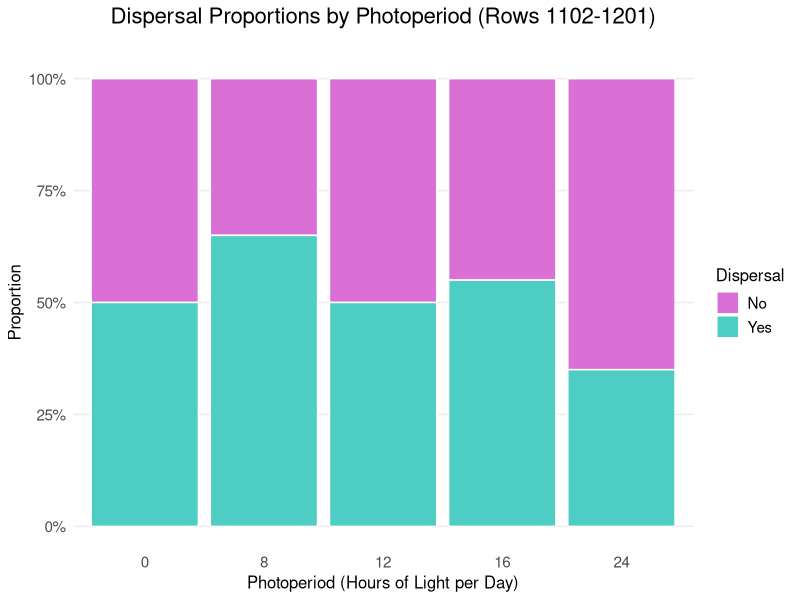

Generate this figure with R: (Note: this script raises an error after producing the figure.)
## ---- chunk 1

library(tidyverse) 
library(dplyr)
library(ggplot2)
library(forcats)
## ---- chunk 2
bigdata <- read.csv("tanaka_photoperiod_experiment_summer_2024 .csv", 
                    strip.white = TRUE, 
                    check.names = TRUE)
## ---- chunk 3
names(bigdata)

researchdata <- data.frame(
  id.number = bigdata$id.number,
  beetle.number = bigdata$beetle.number,
  replicate = bigdata$replicate,
  day.of.experiment = bigdata$day.of.experiment,
  photoperiod = bigdata$photoperiod,
  light.status = bigdata$light.status,
  dispersal = bigdata$dispersal,
  burial = bigdata$burial,
  perched.on.stick.in.water = bigdata$perched.on.stick.in.water,
  perched.on.stick.out.of.water = bigdata$perched.on.stick.out.of.water
)

researchdata$photoperiod <- as.factor(researchdata$photoperiod)

researchdata$light.status <- as.factor(researchdata$light.status)
researchdata$light.status <- fct_recode(researchdata$light.status, 
                                   "On" = "1", 
                                   "Off" = "0")

researchdata$dispersal <- as.factor(researchdata$dispersal)
researchdata$dispersal <- fct_recode(researchdata$dispersal, 
                                   "Yes" = "1", 
                                   "No" = "0")

researchdata$burial <- as.factor(researchdata$burial)
researchdata$burial <- fct_recode(researchdata$burial, 
                                   "Yes" = "1", 
                                   "No" = "0")

researchdata$perched.on.stick.in.water <- as.factor(researchdata$perched.on.stick.in.water)
researchdata$perched.on.stick.in.water <- fct_recode(researchdata$perched.on.stick.in.water, 
                                   "Yes" = "1", 
                                   "No" = "0")

researchdata$perched.on.stick.out.of.water <- as.factor(researchdata$perched.on.stick.out.of.water)
researchdata$perched.on.stick.out.of.water <- fct_recode(researchdata$perched.on.stick.out.of.water, 
                                   "Yes" = "1", 
                                   "No" = "0")

## ---- chunk 4
str(researchdata)
## ---- chunk 5
summary(researchdata)
## ---- chunk 6
# Dispersal Mosaic - Filtered for rows 1102 to 1201
# Filter data for specified rows and remove NA values
filtered_data <- researchdata[1101:1201, ] %>%
  filter(!is.na(photoperiod) & !is.na(dispersal))

# CHI-SQUARE TEST AND ASSUMPTIONS CHECKING

# 1. Check data structure and create contingency table
contingency_table <- table(filtered_data$photoperiod, filtered_data$dispersal)
print("Contingency Table:")
print(contingency_table)

# 2. Check sample size assumption (n >= 30)
total_n <- sum(contingency_table)
cat("\nTotal sample size:", total_n)
if(total_n >= 30) {
  cat(" ✓ Sample size assumption met (n >= 30)\n")
} else {
  cat(" ✗ Sample size assumption NOT met (n < 30)\n")
}

# 3. Check independence assumption
cat("\nIndependence Assumption:")
cat("\n- Observations should be independent")
cat("\n- Each subject should contribute to only one cell")
cat("\n- Random sampling should be used")
cat("\n✓ Assumed met based on experimental design\n")

# 4. Check expected frequency assumption (all expected frequencies >= 5)
expected_freq <- chisq.test(contingency_table)$expected
print("\nExpected Frequencies:")
print(round(expected_freq, 2))

min_expected <- min(expected_freq)
cat("\nMinimum expected frequency:", round(min_expected, 2))
if(min_expected >= 5) {
  cat(" ✓ Expected frequency assumption met (all cells >= 5)\n")
} else {
  cat(" ✗ Expected frequency assumption NOT met (some cells < 5)\n")
  cat("Consider using Fisher's Exact Test instead\n")
}

# 5. Check for cells with expected frequency < 1
cells_less_than_1 <- sum(expected_freq < 1)
cat("Cells with expected frequency < 1:", cells_less_than_1)
if(cells_less_than_1 == 0) {
  cat(" ✓ No cells with expected frequency < 1\n")
} else {
  cat(" ✗ Some cells have expected frequency < 1\n")
}

# 6. Perform Chi-square test
chi_test <- chisq.test(contingency_table)
print("\nChi-square Test Results:")
print(chi_test)

# 7. Calculate effect size (Cramér's V)
cramers_v <- sqrt(chi_test$statistic / (total_n * (min(dim(contingency_table)) - 1)))
cat("\nCramér's V (effect size):", round(cramers_v, 3))
if(cramers_v < 0.1) {
  cat(" (negligible effect)")
} else if(cramers_v < 0.3) {
  cat(" (small effect)")
} else if(cramers_v < 0.5) {
  cat(" (medium effect)")
} else {
  cat(" (large effect)")
}

# 8. Alternative tests if assumptions are violated
if(min_expected < 5 || cells_less_than_1 > 0) {
  cat("\n\nAlternative Test (Fisher's Exact Test):")
  if(nrow(contingency_table) == 2 && ncol(contingency_table) == 2) {
    fisher_test <- fisher.test(contingency_table)
    print(fisher_test)
  } else {
    cat("\nFisher's Exact Test not available for tables larger than 2x2")
    cat("\nConsider Monte Carlo simulation or combining categories")
  }
}

# 9. Summary of results
cat("\nChi-square statistic:", round(chi_test$statistic, 3))
cat("\np-value:", round(chi_test$p.value, 4))
if(chi_test$p.value < 0.05) {
  cat("\n✓ Significant association between photoperiod and dispersal (p < 0.05)")
} else {
  cat("\n✗ No significant association between photoperiod and dispersal (p >= 0.05)")
}
cat("\nEffect size (Cramér's V):", round(cramers_v, 3))

# Create summary data for plotting
mosaic_data <- filtered_data %>%
  group_by(photoperiod, dispersal) %>%
  summarise(count = n(), .groups = 'drop') %>%
  group_by(photoperiod) %>%
  mutate(prop = count / sum(count),
         total = sum(count))

ggplot(mosaic_data, aes(x = factor(photoperiod), y = prop, fill = factor(dispersal))) +
  geom_col(position = "stack", color = "white", size = 0.5) +
  labs(
    title = "Dispersal Proportions by Photoperiod (Rows 1102-1201)",
    x = "Photoperiod (Hours of Light per Day)",
    y = "Proportion",
    fill = "Dispersal"
  ) +
  theme_minimal() +
  theme(
    plot.title = element_text(size = 16, hjust = 0.5, margin = margin(b = 20)),
    axis.title = element_text(size = 12),
    axis.text = element_text(size = 11),
    legend.title = element_text(size = 12),
    legend.text = element_text(size = 11),
    panel.grid.major.x = element_blank(),
    panel.grid.minor = element_blank(),
    plot.background = element_rect(fill = "white", color = NA),
    panel.background = element_rect(fill = "white", color = NA)
  ) +
  scale_fill_manual(values = c("No" = "orchid", "Yes" = "#4ECDC4")) +
  scale_y_continuous(labels = scales::percent_format())
## ---- chunk 7
# Load required libraries
library(survival)
library(survminer)

# Create survival object using researchdata
researchdata$dispersal_numeric <- ifelse(researchdata$dispersal == "Yes", 1, 0)

# Adjust the Event column:
# - 1 = dispersed
# - 0 = censored (death or no event)
researchdata$AdjustedEvent <- ifelse(researchdata$dispersal == "Yes", 1, 0)

# Set 12-hour photoperiod as the reference level
researchdata$photoperiod <- relevel(researchdata$photoperiod, ref = "12")

# Check the structure again
table(researchdata$AdjustedEvent, researchdata$photoperiod)

# Create the survival object
surv_obj <- Surv(time = researchdata$day.of.experiment, event = researchdata$AdjustedEvent)

#Check for assumptions !!!!!
res.cox1 <- coxph(surv_obj ~ photoperiod, data = researchdata)
res.cox1
res.zph1 <- cox.zph(res.cox1)

# Fit Cox Proportional Hazards Model
cox_model <- coxph(surv_obj ~ photoperiod, data = researchdata)

# View summary of the model
cox_model

# Create survival object
surv_obj <- Surv(time = researchdata$day.of.experiment, 
                 event = researchdata$dispersal_numeric)

# Fit survival curves by photoperiod
surv_fit <- survfit(surv_obj ~ photoperiod, data = researchdata)

# Create the plot
ggsurvplot(
  surv_fit,
  data = researchdata,
  conf.int = TRUE,            # Add confidence intervals
  xlab = "Days",              # X-axis label
  ylab = "Proportion Not Dispersed",  # Y-axis label
  palette = "jco",            # Use a predefined color palette
  font.x = 14,                # Increase X-axis font size
  font.y = 14,                # Increase Y-axis font size
  font.tickslab = 12,         # Increase tick label font size
  legend.title = "Photoperiod (Hours)",  # Add legend title
  ggtheme = theme_minimal(base_size = 8)  # Apply theme directly
)
## ---- chunk 8
#Check for assumptions !!!!!
res.cox1 <- coxph(surv_obj ~ photoperiod, data = researchdata)
res.cox1
res.zph1 <- cox.zph(res.cox1)
res.zph1
## ---- chunk 9

# Filter data to only include Day 3
day3_data <- researchdata %>%
  filter(day.of.experiment == 3)

# Create summary data for mosaic plot
mosaic_data <- day3_data %>%
  group_by(photoperiod, burial) %>%
  summarise(count = n(), .groups = 'drop') %>%
  group_by(photoperiod) %>%
  mutate(prop = count / sum(count),
         total = sum(count))

# Plot
ggplot(mosaic_data, aes(x = factor(photoperiod), y = prop, fill = factor(burial))) +
  geom_col(position = "stack", color = "white", size = 0.5) +
  labs(
    title = "Burial Proportions by Photoperiod on Day 3",
    x = "Photoperiod (Hours of Light per Day)",
    y = "Proportion",
    fill = "Burial"
  ) +
  theme_minimal() +
  theme(
    plot.title = element_text(size = 16, hjust = 0.5, margin = margin(b = 20)),
    axis.title = element_text(size = 12),
    axis.text = element_text(size = 11),
    legend.title = element_text(size = 12),
    legend.text = element_text(size = 11),
    panel.grid.major.x = element_blank(),
    panel.grid.minor = element_blank(),
    plot.background = element_rect(fill = "white", color = NA),
    panel.background = element_rect(fill = "white", color = NA)
  ) +
  scale_fill_manual(values = c("No" = "orchid", "Yes" = "#4ECDC4")) +
  scale_y_continuous(labels = scales::percent_format())

# CHI-SQUARE TEST AND ASSUMPTIONS CHECKING FOR BURIAL ON DAY 3

# 1. Check data structure and create contingency table
contingency_table <- table(day3_data$photoperiod, day3_data$burial)
print("Contingency Table:")
print(contingency_table)

# 2. Check sample size assumption (n >= 30)
total_n <- sum(contingency_table)
cat("\nTotal sample size:", total_n)
if(total_n >= 30) {
  cat(" ✓ Sample size assumption met (n >= 30)\n")
} else {
  cat(" ✗ Sample size assumption NOT met (n < 30)\n")
}

# 3. Check independence assumption
cat("\nIndependence Assumption:")
cat("\n- Observations should be independent")
cat("\n- Each subject should contribute to only one cell")
cat("\n- Random sampling should be used")
cat("\n✓ Assumed met based on experimental design\n")

# 4. Check expected frequency assumption (all expected frequencies >= 5)
expected_freq <- chisq.test(contingency_table)$expected
print("\nExpected Frequencies:")
print(round(expected_freq, 2))

min_expected <- min(expected_freq)
cat("\nMinimum expected frequency:", round(min_expected, 2))
if(min_expected >= 5) {
  cat(" ✓ Expected frequency assumption met (all cells >= 5)\n")
} else {
  cat(" ✗ Expected frequency assumption NOT met (some cells < 5)\n")
  cat("Consider using Fisher's Exact Test instead\n")
}

# 5. Check for cells with expected frequency < 1
cells_less_than_1 <- sum(expected_freq < 1)
cat("Cells with expected frequency < 1:", cells_less_than_1)
if(cells_less_than_1 == 0) {
  cat(" ✓ No cells with expected frequency < 1\n")
} else {
  cat(" ✗ Some cells have expected frequency < 1\n")
}

# 6. Perform Chi-square test
chi_test <- chisq.test(contingency_table)
print("\nChi-square Test Results:")
print(chi_test)

# 7. Calculate effect size (Cramér's V)
cramers_v <- sqrt(chi_test$statistic / (total_n * (min(dim(contingency_table)) - 1)))
cat("\nCramér's V (effect size):", round(cramers_v, 3))
if(cramers_v < 0.1) {
  cat(" (negligible effect)")
} else if(cramers_v < 0.3) {
  cat(" (small effect)")
} else if(cramers_v < 0.5) {
  cat(" (medium effect)")
} else {
  cat(" (large effect)")
}

# 8. Alternative tests if assumptions are violated
if(min_expected < 5 || cells_less_than_1 > 0) {
  cat("\n\nAlternative Test (Fisher's Exact Test):")
  if(nrow(contingency_table) == 2 && ncol(contingency_table) == 2) {
    fisher_test <- fisher.test(contingency_table)
    print(fisher_test)
  } else {
    cat("\nFisher's Exact Test not available for tables larger than 2x2")
    cat("\nConsider Monte Carlo simulation or combining categories")
  }
}

# 9. Summary of results
cat("\nChi-square statistic:", round(chi_test$statistic, 3))
cat("\np-value:", round(chi_test$p.value, 4))
if(chi_test$p.value < 0.05) {
  cat("\n✓ Significant association between photoperiod and burial (p < 0.05)")
} else {
  cat("\n✗ No significant association between photoperiod and burial (p >= 0.05)")
}
cat("\nEffect size (Cramér's V):", round(cramers_v, 3))

## ---- chunk 10

# Perched on the stick in water Mosiac
# Filter data to only include Day 3
day3_data <- researchdata %>%
  filter(day.of.experiment == 3)

# Create summary data for mosaic plot
mosaic_data <- day3_data %>%
  group_by(photoperiod, perched.on.stick.in.water) %>%
  summarise(count = n(), .groups = 'drop') %>%
  group_by(photoperiod) %>%
  mutate(prop = count / sum(count),
         total = sum(count))

ggplot(mosaic_data, aes(x = factor(photoperiod), y = prop, fill = factor(perched.on.stick.in.water))) +
  geom_col(position = "stack", color = "white", size = 0.5) +
  labs(
    title = "Perched on the Stick in Water Proportions by Photoperiod on Day 3",
    x = "Photoperiod (Hours of Light per Day)",
    y = "Proportion",
    fill = "Perched on the Stick in Water"
  ) +
  theme_minimal() +
  theme(
    plot.title = element_text(size = 16, hjust = 0.5, margin = margin(b = 20)),
    axis.title = element_text(size = 12),
    axis.text = element_text(size = 11),
    legend.title = element_text(size = 12),
    legend.text = element_text(size = 11),
    panel.grid.major.x = element_blank(),
    panel.grid.minor = element_blank(),
    plot.background = element_rect(fill = "white", color = NA),
    panel.background = element_rect(fill = "white", color = NA)
  ) +
  scale_fill_manual(values = c("No" = "orchid", "Yes" = "#4ECDC4")) +
  scale_y_continuous(labels = scales::percent_format())

# CHI-SQUARE TEST AND ASSUMPTIONS CHECKING FOR BURIAL ON DAY 3

# 1. Check data structure and create contingency table
contingency_table <- table(day3_data$photoperiod, day3_data$perched.on.stick.in.water)
print("Contingency Table:")
print(contingency_table)

# 2. Check sample size assumption (n >= 30)
total_n <- sum(contingency_table)
cat("\nTotal sample size:", total_n)
if(total_n >= 30) {
  cat(" ✓ Sample size assumption met (n >= 30)\n")
} else {
  cat(" ✗ Sample size assumption NOT met (n < 30)\n")
}

# 3. Check independence assumption
cat("\nIndependence Assumption:")
cat("\n- Observations should be independent")
cat("\n- Each subject should contribute to only one cell")
cat("\n- Random sampling should be used")
cat("\n✓ Assumed met based on experimental design\n")

# 4. Check expected frequency assumption (all expected frequencies >= 5)
expected_freq <- chisq.test(contingency_table)$expected
print("\nExpected Frequencies:")
print(round(expected_freq, 2))

min_expected <- min(expected_freq)
cat("\nMinimum expected frequency:", round(min_expected, 2))
if(min_expected >= 5) {
  cat(" ✓ Expected frequency assumption met (all cells >= 5)\n")
} else {
  cat(" ✗ Expected frequency assumption NOT met (some cells < 5)\n")
  cat("Consider using Fisher's Exact Test instead\n")
}

# 5. Check for cells with expected frequency < 1
cells_less_than_1 <- sum(expected_freq < 1)
cat("Cells with expected frequency < 1:", cells_less_than_1)
if(cells_less_than_1 == 0) {
  cat(" ✓ No cells with expected frequency < 1\n")
} else {
  cat(" ✗ Some cells have expected frequency < 1\n")
}

# 6. Perform Chi-square test
chi_test <- chisq.test(contingency_table)
print("\nChi-square Test Results:")
print(chi_test)

# 7. Calculate effect size (Cramér's V)
cramers_v <- sqrt(chi_test$statistic / (total_n * (min(dim(contingency_table)) - 1)))
cat("\nCramér's V (effect size):", round(cramers_v, 3))
if(cramers_v < 0.1) {
  cat(" (negligible effect)")
} else if(cramers_v < 0.3) {
  cat(" (small effect)")
} else if(cramers_v < 0.5) {
  cat(" (medium effect)")
} else {
  cat(" (large effect)")
}

# 8. Alternative tests if assumptions are violated
if(min_expected < 5 || cells_less_than_1 > 0) {
  cat("\n\nAlternative Test (Fisher's Exact Test):")
  if(nrow(contingency_table) == 2 && ncol(contingency_table) == 2) {
    fisher_test <- fisher.test(contingency_table)
    print(fisher_test)
  } else {
    cat("\nFisher's Exact Test not available for tables larger than 2x2")
    cat("\nConsider Monte Carlo simulation or combining categories")
  }
}

# 9. Summary of results
cat("\nChi-square statistic:", round(chi_test$statistic, 3))
cat("\np-value:", round(chi_test$p.value, 4))
if(chi_test$p.value < 0.05) {
  cat("\n✓ Significant association between photoperiod and perched on stick in water (p < 0.05)")
} else {
  cat("\n✗ No significant association between photoperiod and perched on stick in water (p >= 0.05)")
}
cat("\nEffect size (Cramér's V):", round(cramers_v, 3))


## ---- chunk 11

# Perched on the Stick out of Water Mosiac
# Filter data to only include Day 3
day3_data <- researchdata %>%
  filter(day.of.experiment == 3)

# Create summary data for mosaic plot
mosaic_data <- day3_data %>%
  group_by(photoperiod, perched.on.stick.out.of.water) %>%
  summarise(count = n(), .groups = 'drop') %>%
  group_by(photoperiod) %>%
  mutate(prop = count / sum(count),
         total = sum(count))

ggplot(mosaic_data, aes(x = factor(photoperiod), y = prop, fill = factor(perched.on.stick.out.of.water))) +
  geom_col(position = "stack", color = "white", size = 0.5) +
  labs(
    title = "Perched on the Stick out of Water Proportions by Photoperiod on Day 3",
    x = "Photoperiod (Hours of Light per Day)",
    y = "Proportion",
    fill = "Perched on the Stick out of Water"
  ) +
  theme_minimal() +
  theme(
    plot.title = element_text(size = 16, hjust = 0.5, margin = margin(b = 20)),
    axis.title = element_text(size = 12),
    axis.text = element_text(size = 11),
    legend.title = element_text(size = 12),
    legend.text = element_text(size = 11),
    panel.grid.major.x = element_blank(),
    panel.grid.minor = element_blank(),
    plot.background = element_rect(fill = "white", color = NA),
    panel.background = element_rect(fill = "white", color = NA)
  ) +
  scale_fill_manual(values = c("No" = "orchid", "Yes" = "#4ECDC4")) +
  scale_y_continuous(labels = scales::percent_format())

# CHI-SQUARE TEST AND ASSUMPTIONS CHECKING FOR BURIAL ON DAY 3

# 1. Check data structure and create contingency table
contingency_table <- table(day3_data$photoperiod, day3_data$perched.on.stick.out.of.water)
print("Contingency Table:")
print(contingency_table)

# 2. Check sample size assumption (n >= 30)
total_n <- sum(contingency_table)
cat("\nTotal sample size:", total_n)
if(total_n >= 30) {
  cat(" ✓ Sample size assumption met (n >= 30)\n")
} else {
  cat(" ✗ Sample size assumption NOT met (n < 30)\n")
}

# 3. Check independence assumption
cat("\nIndependence Assumption:")
cat("\n- Observations should be independent")
cat("\n- Each subject should contribute to only one cell")
cat("\n- Random sampling should be used")
cat("\n✓ Assumed met based on experimental design\n")

# 4. Check expected frequency assumption (all expected frequencies >= 5)
expected_freq <- chisq.test(contingency_table)$expected
print("\nExpected Frequencies:")
print(round(expected_freq, 2))

min_expected <- min(expected_freq)
cat("\nMinimum expected frequency:", round(min_expected, 2))
if(min_expected >= 5) {
  cat(" ✓ Expected frequency assumption met (all cells >= 5)\n")
} else {
  cat(" ✗ Expected frequency assumption NOT met (some cells < 5)\n")
  cat("Consider using Fisher's Exact Test instead\n")
}

# 5. Check for cells with expected frequency < 1
cells_less_than_1 <- sum(expected_freq < 1)
cat("Cells with expected frequency < 1:", cells_less_than_1)
if(cells_less_than_1 == 0) {
  cat(" ✓ No cells with expected frequency < 1\n")
} else {
  cat(" ✗ Some cells have expected frequency < 1\n")
}

# 6. Perform Chi-square test
chi_test <- chisq.test(contingency_table)
print("\nChi-square Test Results:")
print(chi_test)

# 7. Calculate effect size (Cramér's V)
cramers_v <- sqrt(chi_test$statistic / (total_n * (min(dim(contingency_table)) - 1)))
cat("\nCramér's V (effect size):", round(cramers_v, 3))
if(cramers_v < 0.1) {
  cat(" (negligible effect)")
} else if(cramers_v < 0.3) {
  cat(" (small effect)")
} else if(cramers_v < 0.5) {
  cat(" (medium effect)")
} else {
  cat(" (large effect)")
}

# 8. Alternative tests if assumptions are violated
if(min_expected < 5 || cells_less_than_1 > 0) {
  cat("\n\nAlternative Test (Fisher's Exact Test):")
  if(nrow(contingency_table) == 2 && ncol(contingency_table) == 2) {
    fisher_test <- fisher.test(contingency_table)
    print(fisher_test)
  } else {
    cat("\nFisher's Exact Test not available for tables larger than 2x2")
    cat("\nConsider Monte Carlo simulation or combining categories")
  }
}

# 9. Summary of results
cat("\nChi-square statistic:", round(chi_test$statistic, 3))
cat("\np-value:", round(chi_test$p.value, 4))
if(chi_test$p.value < 0.05) {
  cat("\n✓ Significant association between photoperiod and perched on stick out of water (p < 0.05)")
} else {
  cat("\n✗ No significant association between photoperiod and perched on stick out of water (p >= 0.05)")
}
cat("\nEffect size (Cramér's V):", round(cramers_v, 3))


## ---- chunk 12
environmentdata <- read.csv("Noelle_Tanaka_Photoperiod_evnironmental_var Summer 2024 - Photoperiod environmental variables.csv", 
                    strip.white = TRUE, 
                    check.names = TRUE)
## ---- chunk 13
environmentdata$Photoperiod <- as.factor(environmentdata$Photoperiod)

# Create the plot without Time.of.day
ggplot(environmentdata, aes(x = Day, 
                            y = temperature, 
                            group = Photoperiod, 
                            color = factor(Photoperiod))) +
  geom_line(size = 1.2) +
  labs(title = "Temperature Across Days by Photoperiod",
       x = "Day",
       y = "Temperature (°C)",
       color = "Photoperiod") +
  theme_minimal()

environmentdata$Photoperiod <- as.factor(environmentdata$Photoperiod)
environmentdata$Day <- as.factor(environmentdata$Day)  # or leave numeric if continuous

# One-way ANOVA for Temperature by Photoperiod
# Make sure your data is loaded first

# Run one-way ANOVA
anova_result <- aov(temperature ~ Photoperiod, data = environmentdata)

# Display ANOVA table with p-values
summary(anova_result)

# Alternative: You can also use oneway.test() for a one-way ANOVA
oneway.test(temperature ~ Photoperiod, data = environmentdata)

# For more detailed output, you can also use:
anova(anova_result)

# To check assumptions:
# 1. Check normality of residuals
shapiro.test(residuals(anova_result))

# 2. Check homogeneity of variances
bartlett.test(temperature ~ Photoperiod, data = environmentdata)

# Repeated Measures ANOVA using base R
# Replace "Subject" with the column identifying each participant or replicate

anova_rm <- aov(temperature ~ Photoperiod, data = environmentdata)

# View results
summary(anova_rm)

## ---- chunk 14
# Create the plot without Time.of.day
ggplot(environmentdata, aes(x = Day, 
                            y = humidity, 
                            group = Photoperiod, 
                            color = factor(Photoperiod))) +
  geom_line(size = 1.2) +
  labs(title = "Humidity Across Days by Photoperiod",
       x = "Day",
       y = "Humidity",
       color = "Photoperiod") +
  theme_minimal()

environmentdata$Photoperiod <- as.factor(environmentdata$Photoperiod)
environmentdata$Day <- as.factor(environmentdata$Day)  # or leave numeric if continuous

# One-way ANOVA for Humidity by Photoperiod
# Make sure your data is loaded first

# Run one-way ANOVA
anova_result <- aov(humidity ~ Photoperiod, data = environmentdata)

# Display ANOVA table with p-values
summary(anova_result)

# Alternative: You can also use oneway.test() for a one-way ANOVA
oneway.test(humidity ~ Photoperiod, data = environmentdata)

# For more detailed output, you can also use:
anova(anova_result)

# To check assumptions:
# 1. Check normality of residuals
shapiro.test(residuals(anova_result))

# 2. Check homogeneity of variances
bartlett.test(humidity ~ Photoperiod, data = environmentdata)

# Repeated Measures ANOVA using base R
# Replace "Subject" with the column identifying each participant or replicate

anova_rm <- aov(temperature ~ Photoperiod, data = environmentdata)

# View results
summary(anova_rm)

# Repeated Measures ANOVA using base R
# Replace "Subject" with the column identifying each participant or replicate

anova_rm <- aov(humidity ~ Photoperiod, data = environmentdata)

# View results
summary(anova_rm)

## ---- chunk 15
save(researchdata, file = "Summer_2025_Research_Tanaka.RData")
